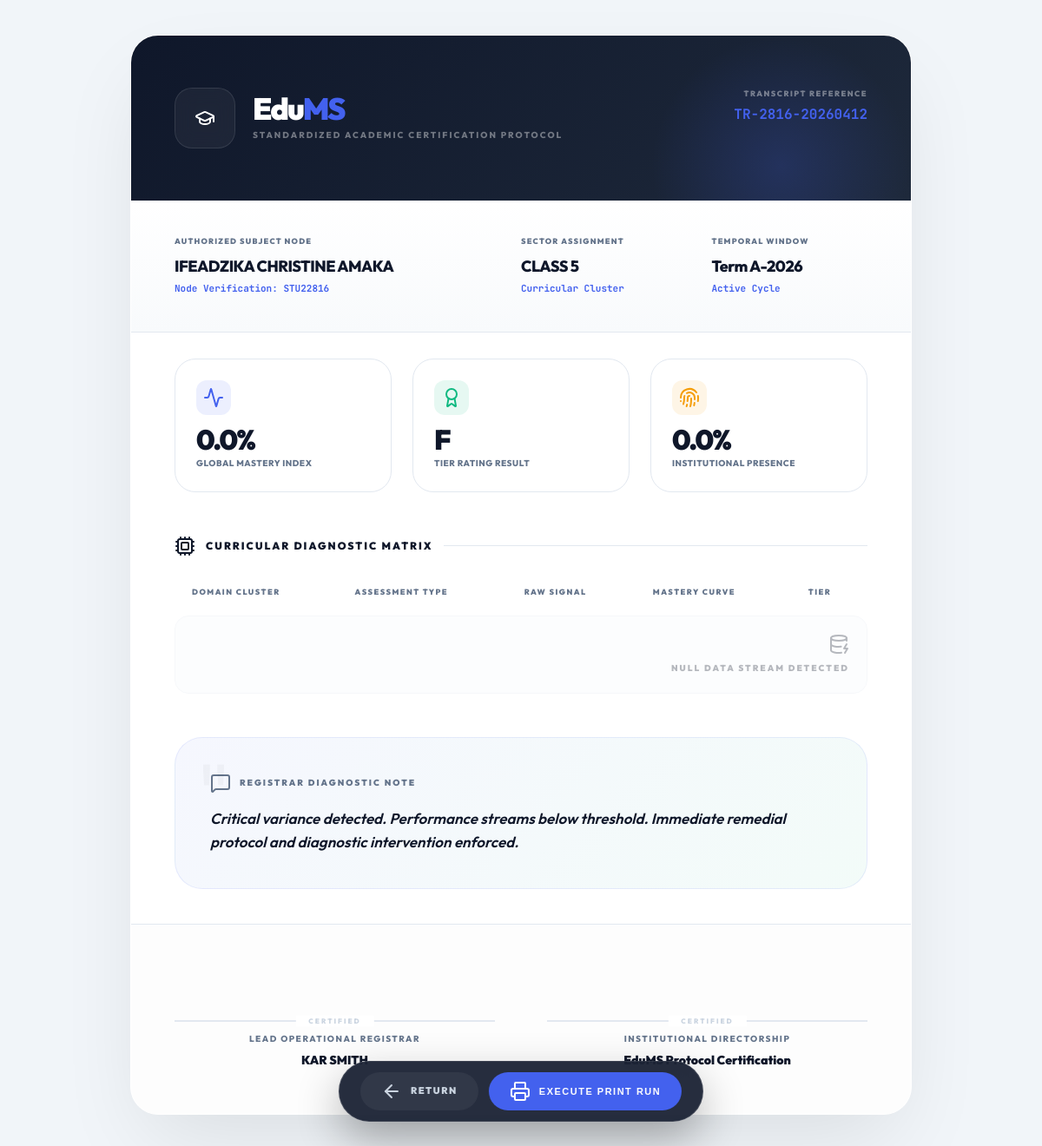
Page /teachers/students/8/report-card/ (signed in) on the committed database.
### students/models.py (models this page shows, shortened)
class Student(models.Model):
    GENDER_CHOICES = [
        ('male', 'Male'),
        ('female', 'Female'),
        ('other', 'Other'),
    ]
    STATUS_CHOICES = [
        ('active', 'Active'),
        ('inactive', 'Inactive'),
        ('suspended', 'Suspended'),
        ('graduated', 'Graduated'),
    ]
    user = models.OneToOneField('accounts.User', on_delete=models.CASCADE)
    student_id = models.CharField(max_length=20, unique=True)
    class_enrolled = models.ForeignKey('core.Class', on_delete=models.SET_NULL, null=True, blank=True)
    house = models.ForeignKey('core.House', on_delete=models.SET_NULL, null=True, blank=True, related_name='students')
    enrollment_date = models.DateField(null=True, blank=True, help_text="Date the student was admitted to the school")
    age = models.PositiveIntegerField(null=True, blank=True)
    gender = models.CharField(max_length=10, choices=GENDER_CHOICES, blank=True)
    status = models.CharField(max_length=20, choices=STATUS_CHOICES, default='active')
    hobbies = models.TextField(blank=True, help_text="Student's hobbies and interests")
    parent_name = models.CharField(max_length=100, blank=True, verbose_name="Parent / Guardian Name")
    parent_phone = models.CharField(max_length=20, blank=True, verbose_name="Parent / Guardian Phone")
    parent_email = models.EmailField(blank=True, verbose_name="Parent / Guardian Email")
    parent_relationship = models.CharField(
        max_length=30, blank=True,
        verbose_name="Relationship to Student",
        help_text="e.g. Father, Mother, Uncle, Guardian"
    )
    emergency_contact_name = models.CharField(max_length=100, blank=True, verbose_name="Emergency Contact Name")
    emergency_contact_phone = models.CharField(max_length=20, blank=True, verbose_name="Emergency Contact Phone")
    emergency_contact_relationship = models.CharField(max_length=30, blank=True, verbose_name="Emergency Relationship")
    objects = StudentManager()
    class Meta:
        indexes = [
            models.Index(fields=['student_id']),
            models.Index(fields=['class_enrolled']),
            models.Index(fields=['status']),
            models.Index(fields=['enrollment_date']),
        ]

### accounts/models.py (models this page shows, shortened)
class User(AbstractUser):
    ROLE_CHOICES = (
        ('admin', 'Admin'),
        ('teacher', 'Teacher'),
        ('student', 'Student'),
    )
    GENDER_CHOICES = (
        ('male', 'Male'),
        ('female', 'Female'),
        ('other', 'Other'),
    )
    role = models.CharField(max_length=10, choices=ROLE_CHOICES, default='student')
    gender = models.CharField(max_length=10, choices=GENDER_CHOICES, blank=True, null=True)
    phone = models.CharField(max_length=15, blank=True)
    address = models.TextField(blank=True)
    date_of_birth = models.DateField(null=True, blank=True)
    profile_picture = models.ImageField(upload_to='profiles/', null=True, blank=True)
    has_completed_onboarding = models.BooleanField(default=False)
    badges = models.ManyToManyField(Badge, related_name='users', blank=True)

### core/models.py (models this page shows, shortened)
class Class(models.Model):
    name = models.CharField(max_length=100)
    section = models.CharField(max_length=10, blank=True)
    grade = models.CharField(max_length=10)
    class_teacher = models.ForeignKey('accounts.User', on_delete=models.SET_NULL, null=True, related_name='class_teacher')
    class Meta:
        indexes = [
            models.Index(fields=['grade']),
        ]

### teachers/models.py (models this page shows, shortened)
class Teacher(models.Model):
    QUALIFICATION_CHOICES = [
        ('diploma', 'Diploma'),
        ('degree', 'Bachelor\'s Degree'),
        ('masters', 'Masters Degree'),
        ('phd', 'PhD'),
        ('other', 'Other'),
    ]
    user = models.OneToOneField('accounts.User', on_delete=models.CASCADE)
    teacher_id = models.CharField(max_length=20, unique=True)
    subjects = models.ManyToManyField('core.Subject', related_name='teachers')
    hire_date = models.DateField(auto_now_add=True)
    department = models.CharField(max_length=100, blank=True, help_text="Department (e.g. Science, Mathematics, Humanities)")
    qualification = models.CharField(max_length=20, choices=QUALIFICATION_CHOICES, blank=True)
    specialization = models.CharField(max_length=100, blank=True, help_text="Teaching specialization or area of expertise")
    emergency_contact_name = models.CharField(max_length=100, blank=True, verbose_name="Emergency Contact Name")
    emergency_contact_phone = models.CharField(max_length=20, blank=True, verbose_name="Emergency Contact Phone")
    emergency_contact_relationship = models.CharField(max_length=30, blank=True, verbose_name="Relationship to Teacher")
    class Meta:
        indexes = [
            models.Index(fields=['teacher_id']),
        ]

### teachers/views.py (the view, shortened to what this page needs)
# urls.py: path('students/<int:student_id>/report-card/', views.student_report_card, name='student_report_card'),
@teacher_required
def student_report_card(request, student_id):
    teacher = _get_or_create_teacher(request.user)
    teacher_classes = _get_teacher_classes(request.user)
    student = get_object_or_404(Student, id=student_id, class_enrolled__in=teacher_classes)
    results = Result.objects.filter(student=student).select_related('subject').order_by('subject__name', 'exam_type')
    subject_results = {}
    for subj, data in subject_results.items():
        if data['results']:
            data['average'] = round(sum(r['percentage'] for r in data['results']) / len(data['results']), 1)
    all_pcts = [r['percentage'] for s in subject_results.values() for r in s['results']]
    overall_avg = round(sum(all_pcts) / len(all_pcts), 1) if all_pcts else 0
    overall_grade = 'F'
    if overall_avg >= 90: overall_grade = 'A'
    elif overall_avg >= 80: overall_grade = 'B'
    elif overall_avg >= 70: overall_grade = 'C'
    elif overall_avg >= 60: overall_grade = 'D'
    att_records = Attendance.objects.filter(student=student)
    att_total = att_records.count()
    att_present = att_records.filter(status='present').count()
    att_pct = round((att_present / att_total * 100), 1) if att_total > 0 else 0
    context = {
        'student': student,
        'subject_results': subject_results,
        'overall_avg': overall_avg,
        'overall_grade': overall_grade,
        'att_total': att_total,
        'att_present': att_present,
        'att_pct': att_pct,
        'teacher': teacher,
        'school_config': SchoolConfiguration.objects.first(),
        'now': datetime.datetime.now(),
    }
    return render(request, 'teachers/report_card.html', context)

### core/context_processors.py (called while the page is built)
def school_config(request):
    config = SchoolConfiguration.get_config()
    return {'school_config': config}

def unread_notifications(request):
    if request.user.is_authenticated:
        from analytics.models import Notification as AnalyticsNotification
        unread = AnalyticsNotification.objects.filter(recipient=request.user, is_read=False).order_by('-created_at')
        return {
            'unread_notifications': unread[:5],  # Top 5 for dropdown
            'unread_notifications_count': unread.count()
        }
    return {}

def infrastructure_status(request):
    from django.conf import settings
    import os
    db_engine = settings.DATABASES['default']['ENGINE']
    is_render = os.getenv('RENDER', 'False').lower() == 'true'
    if 'postgresql' in db_engine:
        engine_type = 'PostgreSQL (Enterprise)'
        status_mode = 'stable'
    elif 'sqlite' in db_engine:
        engine_type = 'SQLite (Temporary Vault)'
        status_mode = 'critical' if is_render else 'warning'
    else:
        engine_type = 'External Engine'
        status_mode = 'stable'
    return {
        'DATABASE_ENGINE_TYPE': engine_type,
        'IS_PERSISTENT': 'postgresql' in db_engine,
        'INFRASTRUCTURE_MODE': status_mode
    }

### core/models.py (called while the page is built)
    @classmethod
    def get_config(cls):
        obj, created = cls.objects.get_or_create(id=1)
        return obj

### students/models.py (called while the page is built)
    def get_queryset(self):
        return StudentQuerySet(self.model, using=self._db)

### teachers/views.py (called while the page is built)
def _get_or_create_teacher(user):
    teacher, created = Teacher.objects.get_or_create(
        user=user,
        defaults={
            'teacher_id': f'TCHR{user.id:05d}',
        }
    )
    return teacher

def _get_teacher_classes(user):
    teacher = _get_or_create_teacher(user)
    teacher_subjects = teacher.subjects.all()
    direct_classes = Class.objects.filter(class_teacher=user)
    assignment_classes = Class.objects.filter(assignments__teacher=user).distinct()
    all_class_ids = set(
        list(direct_classes.values_list('id', flat=True)) +
        list(assignment_classes.values_list('id', flat=True))
    )
    if all_class_ids:
        return Class.objects.filter(id__in=all_class_ids)
    if teacher_subjects.exists():
        return Class.objects.all()
    return Class.objects.none()

### templates/teachers/report_card.html (shortened to what this page needs)
{% load static %}
<!DOCTYPE html>
<html lang="en">
<head>
</head>
<body>
<div class="transcript-container">
    <header class="header-ribbon">
        <div class="header-main">
            <div class="brand-block">
                <div class="logo-wrap">
                    <i data-lucide="graduation-cap" class="w-10 h-10 text-white"></i>
                </div>
                <div class="school-info">
                    <h1>{{ school_config.school_name|default:"Edu" }}<span>{{ school_config.short_name|default:"MS" }}</span></h1>
                    <p>Standardized Academic Certification Protocol</p>
                </div>
            </div>
            <div class="protocol-meta">
                <div class="protocol-label">Transcript Reference</div>
                <div class="protocol-id">TR-{{ student.student_id|slice:"4:" }}-{{ now|date:"Ymd" }}</div>
            </div>
        </div>
    </header>
    <section class="profile-strip">
        <div class="info-cell">
            <span class="label">Authorized Subject Node</span>
            <span class="value">{{ student.user.get_full_name }}</span>
            <span class="sub">Node Verification: {{ student.student_id }}</span>
        </div>
        <div class="info-cell">
            <span class="label">Sector Assignment</span>
            <span class="value">{{ student.class_enrolled.name }}</span>
            <span class="sub">Curricular Cluster</span>
        </div>
        <div class="info-cell">
            <span class="label">Temporal Window</span>
            <span class="value">Term {{ active_term.name|default:"A-2026" }}</span>
            <span class="sub">Active Cycle</span>
        </div>
    </section>
    <section class="strategic-summary">
        <div class="summary-node">
            <div class="node-icon primary"><i data-lucide="activity" class="w-5 h-5"></i></div>
            <div class="node-val">{{ overall_avg|floatformat:1 }}%</div>
            <div class="node-label">Global Mastery Index</div>
        </div>
        <div class="summary-node">
            <div class="node-icon success"><i data-lucide="award" class="w-5 h-5"></i></div>
            <div class="node-val">{{ overall_grade|default:"F" }}</div>
            <div class="node-label">Tier Rating Result</div>
        </div>
        <div class="summary-node">
            <div class="node-icon warning"><i data-lucide="fingerprint" class="w-5 h-5"></i></div>
            <div class="node-val">{{ att_pct|floatformat:1 }}%</div>
            <div class="node-label">Institutional Presence</div>
        </div>
    </section>
    <section class="matrix-section">
        <div class="matrix-header">
            <i data-lucide="cpu" class="w-4 h-4 text-indigo-500"></i> Curricular Diagnostic Matrix
        </div>
        <table class="nexus-table">
            <thead>
                <tr>
                    <th>Domain Cluster</th>
                    <th>Assessment Type</th>
                    <th>Raw Signal</th>
                    <th>Mastery Curve</th>
                    <th>Tier</th>
                </tr>
            </thead>
            <tbody>
                {% for subj_name, data in subject_results.items %}
                    {% for r in data.results %}
                    <tr>
                        {% if forloop.first %}
                        <td rowspan="{{ data.results|length }}" class="proto-brand-cell">
                            <span class="subject-id">PROTO-{{ forloop.parentloop.counter|stringformat:"02d" }}</span>
                            <span class="subject-title">{{ subj_name }}</span>
                        </td>
                        {% endif %}
                        <td>
                            <span class="assessment-type-meta">{{ r.exam_type }}</span>
                        </td>
                        <td>
                            <span class="score-val">{{ r.score|floatformat:1 }}</span><span class="score-label">/{{ r.max_score|floatformat:0 }}</span>
                        </td>
                        <td>
                            <span class="mastery-percent">{{ r.percentage|floatformat:0 }}%</span>
                            <div class="mastery-track">
                                {% with percentage=r.percentage|default:0 %}
                                <div class="mastery-fill {% if percentage >= 80 %}mastery-high{% elif percentage >= 50 %}mastery-standard{% else %}mastery-critical{% endif %}"
                                     style="--m-width: {{ percentage }}%;">
                                </div>
                                {% endwith %}
                            </div>
                        </td>
                        <td>
                            <div class="grade-node grade-{{ r.grade_letter|default:'F' }}">
                                {{ r.grade_letter|default:"F" }}
                            </div>
                        </td>
                    </tr>
                    {% endfor %}
                {% empty %}
                <tr>
                    <td colspan="5" class="null-obs-box">
                        <i data-lucide="database-zap" class="w-16 h-16 mx-auto mb-4"></i>
                        <p class="null-obs-text">Null Data Stream Detected</p>
                    </td>
                </tr>
                {% endfor %}
            </tbody>
        </table>
    </section>
    <section class="evaluation-block">
        <div class="eval-quote">"</div>
        <div class="eval-title"><i data-lucide="message-square" class="w-3 h-3"></i> Registrar Diagnostic Note</div>
        <div class="eval-text">
            {% if overall_avg >= 90 %}
                Exceptional cognitive mastery demonstrated across all performance vectors. Node exhibits high-sustained academic velocity and protocol excellence.
            {% elif overall_avg >= 75 %}
                Proficient integration observed. Standard operative thresholds exceeded. Continued calibration advised to optimize potential peak.
            {% elif overall_avg >= 50 %}
                Satisfactory presence identified. Strategic focus required on low-mastery discipline clusters to ensure institutional stability.
            {% else %}
                Critical variance detected. Performance streams below threshold. Immediate remedial protocol and diagnostic intervention enforced.
            {% endif %}
        </div>
    </section>
    <footer class="certification-footer">
        <div class="auth-block">
            <div class="auth-seal"></div>
            <div class="auth-label">Lead Operational Registrar</div>
            <div class="auth-name">{{ teacher.user.get_full_name|default:"SYSTEM AUTHENTICATED" }}</div>
        </div>
        <div class="auth-block">
            <div class="auth-seal"></div>
            <div class="auth-label">Institutional Directorship</div>
            <div class="auth-name">{{ school_config.school_name|default:"EduMS" }} Protocol Certification</div>
        </div>
    </footer>
</div>
<div class="nexus-controls">
    <a href="javascript:history.back()" class="ctrl-btn ctrl-btn-outline">
        <i data-lucide="arrow-left" class="w-4 h-4"></i> Return
    </a>
    <button class="ctrl-btn ctrl-btn-primary" onclick="window.print()">
        <i data-lucide="printer" class="w-4 h-4"></i> Execute Print run
    </button>
</div>
</body>
</html>

### rows in the picture
Student: student_id "2816", user.get_full_name "IFEADZIKA CHRISTINE AMAKA", student_id "STU22816", class_enrolled.name "CLASS 5"
Teacher: user.get_full_name "KAR SMITH"

### other values in the picture
{{ school_config.school_name|default:"Edu" }} "Edu"
{{ school_config.short_name|default:"MS" }} "MS"
{{ active_term.name|default:"A-2026" }} "A-2026"
{{ overall_avg|floatformat:1 }} "0.0"
{{ overall_grade|default:"F" }} "F"
{{ att_pct|floatformat:1 }} "0.0"
